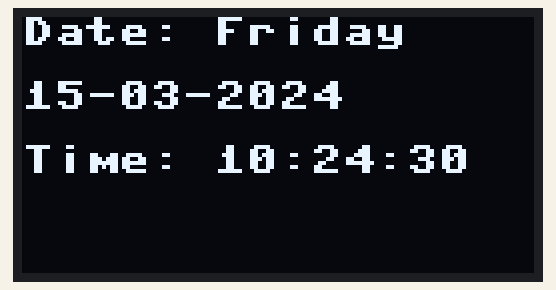
This program was run on a simulated Raspberry Pi Pico running MicroPython. Shown: 128×64 one-colour display. The clock reads 2024-03-15 10:24:30 at power-on unless the program sets it; what the program prints to the serial console is not drawn.

Above: at 0.1 s.
At 4.2 s:
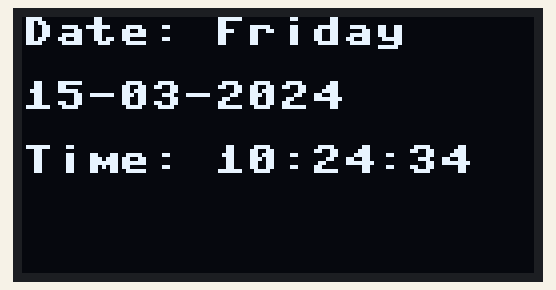
At 7.3 s:
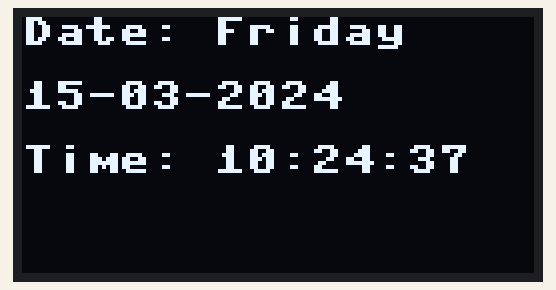
At 18.6 s:
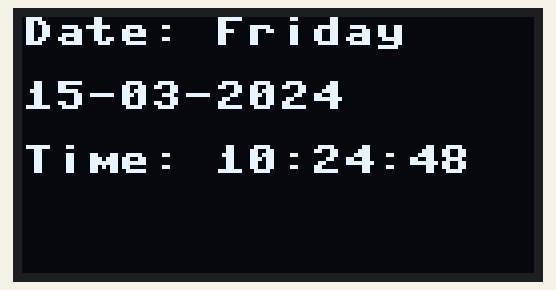
At 28.8 s:
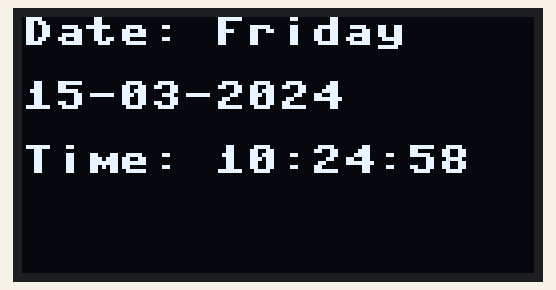
At 38.1 s:
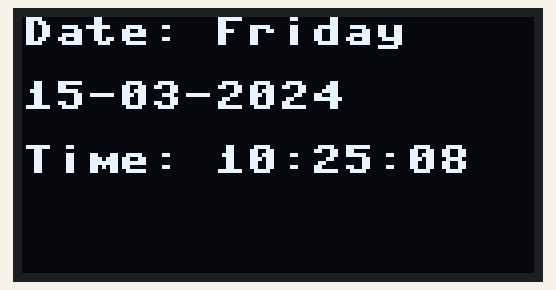

Measured:
- what the display in image 1 shows lasts 1.0 s, from 4.2 s to 5.2 s

The program:

OLED.py
```python
# Rui Santos & Sara Santos - Random Nerd Tutorials
# Complete project details at https://RandomNerdTutorials.com/raspberry-pi-pico-w-micropython-ebook/

import time
from machine import Pin, SoftI2C
import ssd1306

days_of_week = ['Monday', 'Tuesday', 'Wednesday', 'Thursday', 'Friday', 'Saturday', 'Sunday']

# You can choose any other combination of I2C pins
i2c = SoftI2C(scl=Pin(5), sda=Pin(4))

# Set up the OLED display parameters
oled_width = 128
oled_height = 64
oled = ssd1306.SSD1306_I2C(oled_width, oled_height, i2c, addr=0x3c)

while True:
    # Get the current epoch time
    current_time = time.time()
    print('Epoch Time:', current_time)

    # Convert the time to a time tuple
    time_tuple = time.localtime(current_time)
    print('Time tuple:', time_tuple)

    # Format the date and time as strings
    formatted_date = '{:02d}-{:02d}-{:04d}'.format(time_tuple[2], time_tuple[1], time_tuple[0])
    formatted_time = '{:02d}:{:02d}:{:02d}'.format(time_tuple[3], time_tuple[4], time_tuple[5])
    formatted_day_week = days_of_week[time_tuple[6]]

    # Clear the OLED display
    oled.fill(0)

    # Display the formatted date and time
    oled.text('Date: ' + formatted_day_week, 0, 0)
    oled.text(formatted_date, 0, 16)
    oled.text('Time: ' + formatted_time, 0, 32)
    oled.show()

    # Print the formatted date and time to the shell
    print('Formatted date:', formatted_date)
    print('Formatted time:', formatted_time)

    # Wait for 1 second
    time.sleep(1)
```
